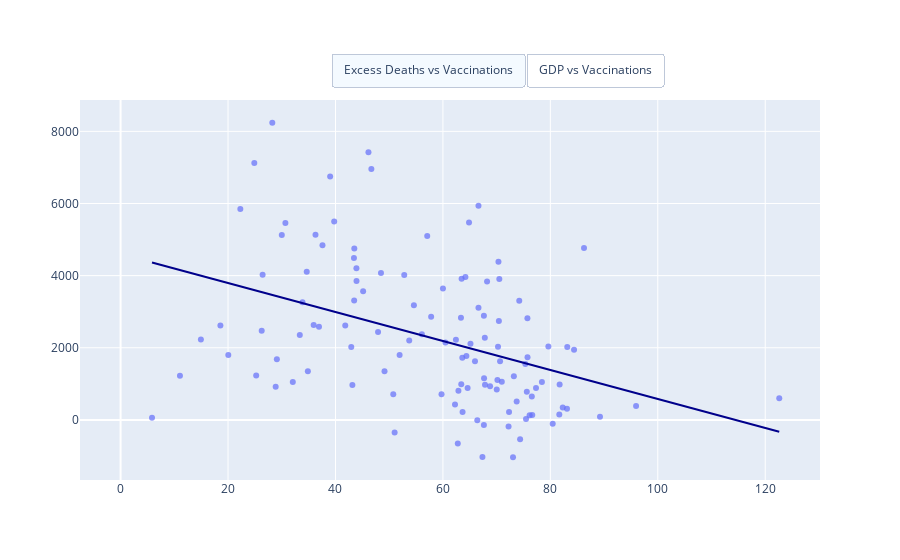

Notebook cell for this chart:
### Code cell
import pandas as pd
import plotly.express as px
import plotly.graph_objects as go


# Load the CSV file
df = pd.read_csv('owid-covid-data.csv')

# Convert the date column to datetime
df['date'] = pd.to_datetime(df['date'])

# Filter the data for the year 2021
df_2021 = df[df['date'].dt.year == 2021]

# Function to fill NaN values with the last available non-NaN value per country
def fill_last_available(df, col):
    return df.groupby('location')[col].fillna(method='ffill')

# Fill NaN values for the relevant columns
df_2021['excess_mortality_cumulative_per_million'] = fill_last_available(df_2021, 'excess_mortality_cumulative_per_million')
df_2021['people_fully_vaccinated_per_hundred'] = fill_last_available(df_2021, 'people_fully_vaccinated_per_hundred')

# Extract the last available data for each country
df_last_2021 = df_2021.groupby('location').last().reset_index()

# Create scatter plot for excess deaths vs people fully vaccinated
fig1 = px.scatter(df_last_2021, x='people_fully_vaccinated_per_hundred', y='excess_mortality_cumulative_per_million', 
                 trendline='ols', trendline_color_override='darkblue',
                 title='Excess mortality per million inhabitants vs. People fully vaccinated per hundred inhabitants, per country for 2021',
                 labels={'people_fully_vaccinated_per_hundred': 'People fully vaccinated per hundred inhabitants',
                         'excess_mortality_cumulative_per_million': 'Excess mortality cumulative per million inhabitants'},
                 hover_name='location', opacity=0.7)

# Grab the GDP per capita data for the last day of 2021
df_gdp = df[df['date'] == '2021-12-31']

# Create scatter plot for GDP vs people fully vaccinated
fig2 = px.scatter(df_gdp, x='people_fully_vaccinated_per_hundred', y=df.columns[52], 
                 trendline='ols', trendline_color_override='darkblue',
                 title='GDP per capita vs. People fully vaccinated per hundred inhabitants, per country for 2021',
                 labels={'people_fully_vaccinated_per_hundred': 'People fully vaccinated per hundred inhabitants',
                         df.columns[52]: 'GDP per capita'},
                 hover_name='location', opacity=0.7)

# Create a figure with subplots
fig = go.Figure()

# Add traces for the first plot
for trace in fig1.data:
    fig.add_trace(trace)

# Add traces for the second plot
for trace in fig2.data:
    fig.add_trace(trace)

# Update layout for buttons to toggle between plots
fig.update_layout(
    updatemenus=[
        dict(
            type="buttons",
            direction="left",
            buttons=list([
                dict(
                    args=[{"visible": [True] * len(fig1.data) + [False] * len(fig2.data)},
                          {"title": "Excess mortality per million inhabitants vs. People fully vaccinated per hundred inhabitants, per country for 2021"}],
                    label="Excess Deaths vs Vaccinations",
                    method="update"
                ),
                dict(
                    args=[{"visible": [False] * len(fig1.data) + [True] * len(fig2.data)},
                          {"title": "GDP per capita vs. People fully vaccinated per hundred inhabitants, per country for 2021"}],
                    label="GDP vs Vaccinations",
                    method="update"
                )
            ]),
            pad={"r": 10, "t": 10},
            showactive=True,
            x=0.57,
            xanchor="center",
            y=1.15,
            yanchor="top"
        ),
    ]
)

# Initially set the second plot to be not visible
for i in range(len(fig2.data)):
    fig.data[len(fig1.data) + i].visible = False

fig.show()

### Figure 1 — Plotly figure (JSON) as saved in the notebook; plotly's stock layout.template omitted (floating-point values rounded to 4 significant figures; data arrays with more than 128 entries replaced by an {"elided": "..."} marker saying what was removed)
{"data": [{"hovertemplate": "<b>%{hovertext}</b><br><br>People fully vaccinated per hundred inhabitants=%{x}<br>Excess mortality cumulative per million inhabitants=%{y}<extra></extra>", "hovertext": {"elided": "254 str values"}, "legendgroup": "", "marker": {"color": "#636efa", "opacity": 0.7, "symbol": "circle"}, "mode": "markers", "name": "", "orientation": "v", "showlegend": false, "type": "scatter", "x": {"elided": "254 float values"}, "xaxis": "x", "y": {"elided": "254 float values"}, "yaxis": "y"}, {"hovertemplate": "<b>OLS trendline</b><br>excess_mortality_cumulative_per_million = -40.1445 * people_fully_vaccinated_per_hundred + 4596.57<br>R<sup>2</sup>=0.170592<br><br>People fully vaccinated per hundred inhabitants=%{x}<br>Excess mortality cumulative per million inhabitants=%{y} <b>(trend)</b><extra></extra>", "legendgroup": "", "line": {"color": "darkblue"}, "marker": {"color": "#636efa", "symbol": "circle"}, "mode": "lines", "name": "", "showlegend": false, "type": "scatter", "x": [5.85, 11.05, 14.95, 18.58, 20.05, 22.29, 24.89, 25.24, 26.27, 26.44, 28.24, 28.87, 29.09, 30.01, 30.68, 32.06, 33.36, 33.86, 34.65, 34.86, 35.94, 36.28, 36.93, 37.58, 39.01, 39.76, 41.82, 42.94, 43.15, 43.44, 43.48, 43.51, 43.9, 43.92, 45.15, 46.14, 46.68, 47.93, 48.47, 49.13, 50.76, 51.01, 51.94, 52.8, 53.73, 54.6, 56.09, 57.08, 57.81, 59.74, 60.01, 60.47, 62.25, 62.42, 62.77, 62.89, 63.36, 63.42, 63.48, 63.61, 63.66, 64.19, 64.37, 64.6, 64.86, 65.13, 65.97, 66.4, 66.62, 66.62, 67.36, 67.63, 67.63, 67.66, 67.8, 67.84, 68.22, 68.78, 70.02, 70.15, 70.26, 70.34, 70.42, 70.5, 70.64, 70.96, 72.22, 72.31, 73.05, 73.21, 73.73, 74.21, 74.37, 75.35, 75.47, 75.62, 75.73, 75.75, 76.14, 76.55, 76.63, 77.33, 78.43, 79.63, 80.44, 81.67, 81.73, 82.31, 83.1, 83.15, 84.41, 86.27, 89.24, 95.96, 122.6], "xaxis": "x", "y": [4362.0, 4153.0, 3996.0, 3851.0, 3792.0, 3702.0, 3597.0, 3583.0, 3542.0, 3535.0, 3463.0, 3438.0, 3429.0, 3392.0, 3365.0, 3310.0, 3257.0, 3237.0, 3206.0, 3197.0, 3154.0, 3140.0, 3114.0, 3088.0, 3031.0, 3000.0, 2918.0, 2873.0, 2864.0, 2853.0, 2851.0, 2850.0, 2834.0, 2833.0, 2784.0, 2744.0, 2723.0, 2672.0, 2651.0, 2624.0, 2559.0, 2549.0, 2511.0, 2477.0, 2440.0, 2405.0, 2345.0, 2305.0, 2276.0, 2198.0, 2187.0, 2169.0, 2098.0, 2091.0, 2077.0, 2072.0, 2053.0, 2051.0, 2048.0, 2043.0, 2041.0, 2020.0, 2012.0, 2003.0, 1993.0, 1982.0, 1948.0, 1931.0, 1922.0, 1922.0, 1892.0, 1882.0, 1882.0, 1880.0, 1875.0, 1873.0, 1858.0, 1835.0, 1786.0, 1780.0, 1776.0, 1773.0, 1770.0, 1766.0, 1761.0, 1748.0, 1697.0, 1694.0, 1664.0, 1658.0, 1637.0, 1617.0, 1611.0, 1572.0, 1567.0, 1561.0, 1556.0, 1556.0, 1540.0, 1524.0, 1520.0, 1492.0, 1448.0, 1400.0, 1367.0, 1318.0, 1316.0, 1292.0, 1261.0, 1259.0, 1208.0, 1133.0, 1014.0, 744.3, -325.5], "yaxis": "y"}, {"hovertemplate": "<b>%{hovertext}</b><br><br>People fully vaccinated per hundred inhabitants=%{x}<br>GDP per capita=%{y}<extra></extra>", "hovertext": {"elided": "254 str values"}, "legendgroup": "", "marker": {"color": "#636efa", "opacity": 0.7, "symbol": "circle"}, "mode": "markers", "name": "", "orientation": "v", "showlegend": false, "type": "scatter", "visible": false, "x": {"elided": "254 float values"}, "xaxis": "x", "y": {"elided": "254 float values"}, "yaxis": "y"}, {"hovertemplate": "<b>OLS trendline</b><br>gdp_per_capita = 570.469 * people_fully_vaccinated_per_hundred + -6309.59<br>R<sup>2</sup>=0.474397<br><br>People fully vaccinated per hundred inhabitants=%{x}<br>GDP per capita=%{y} <b>(trend)</b><extra></extra>", "legendgroup": "", "line": {"color": "darkblue"}, "marker": {"color": "#636efa", "symbol": "circle"}, "mode": "lines", "name": "", "showlegend": false, "type": "scatter", "visible": false, "x": [2.05, 3.46, 6.08, 6.68, 7.68, 11.54, 19.21, 26.27, 27.42, 28.24, 29.41, 30.01, 31.55, 33.36, 34.65, 37.58, 39.31, 39.76, 41.26, 42.57, 43.51, 43.68, 43.9, 43.92, 45.15, 46.14, 47.93, 48.47, 48.64, 50.76, 51.01, 52.8, 54.6, 56.09, 60.47, 62.25, 62.42, 62.89, 63.36, 63.41, 63.48, 63.66, 63.67, 64.6, 64.86, 65.97, 66.62, 66.62, 67.63, 67.8, 68.22, 70.26, 70.5, 70.64, 70.96, 72.31, 73.21, 74.37, 75.62, 75.73, 75.75, 76.55, 76.63, 77.33, 78.43, 80.01, 80.44, 81.46, 81.67, 81.73, 83.1, 83.15, 84.41, 89.24], "xaxis": "x", "y": [-5140.0, -4336.0, -2841.0, -2499.0, -1928.0, 273.6, 4649.0, 8677.0, 9333.0, 9800.0, 10470.0, 10810.0, 11690.0, 12720.0, 13460.0, 15130.0, 16120.0, 16370.0, 17230.0, 17980.0, 18510.0, 18610.0, 18730.0, 18750.0, 19450.0, 20010.0, 21030.0, 21340.0, 21440.0, 22650.0, 22790.0, 23810.0, 24840.0, 25690.0, 28190.0, 29200.0, 29300.0, 29570.0, 29840.0, 29860.0, 29900.0, 30010.0, 30010.0, 30540.0, 30690.0, 31320.0, 31700.0, 31700.0, 32270.0, 32370.0, 32610.0, 33770.0, 33910.0, 33990.0, 34170.0, 34940.0, 35450.0, 36120.0, 36830.0, 36890.0, 36900.0, 37360.0, 37410.0, 37800.0, 38430.0, 39330.0, 39580.0, 40160.0, 40280.0, 40310.0, 41100.0, 41120.0, 41840.0, 44600.0], "yaxis": "y"}], "layout": {"updatemenus": [{"buttons": [{"args": [{"visible": [true, true, false, false]}, {"title": "Excess mortality per million inhabitants vs. People fully vaccinated per hundred inhabitants, per country for 2021"}], "label": "Excess Deaths vs Vaccinations", "method": "update"}, {"args": [{"visible": [false, false, true, true]}, {"title": "GDP per capita vs. People fully vaccinated per hundred inhabitants, per country for 2021"}], "label": "GDP vs Vaccinations", "method": "update"}], "direction": "left", "pad": {"r": 10, "t": 10}, "showactive": true, "type": "buttons", "x": 0.57, "xanchor": "center", "y": 1.15, "yanchor": "top"}]}}
